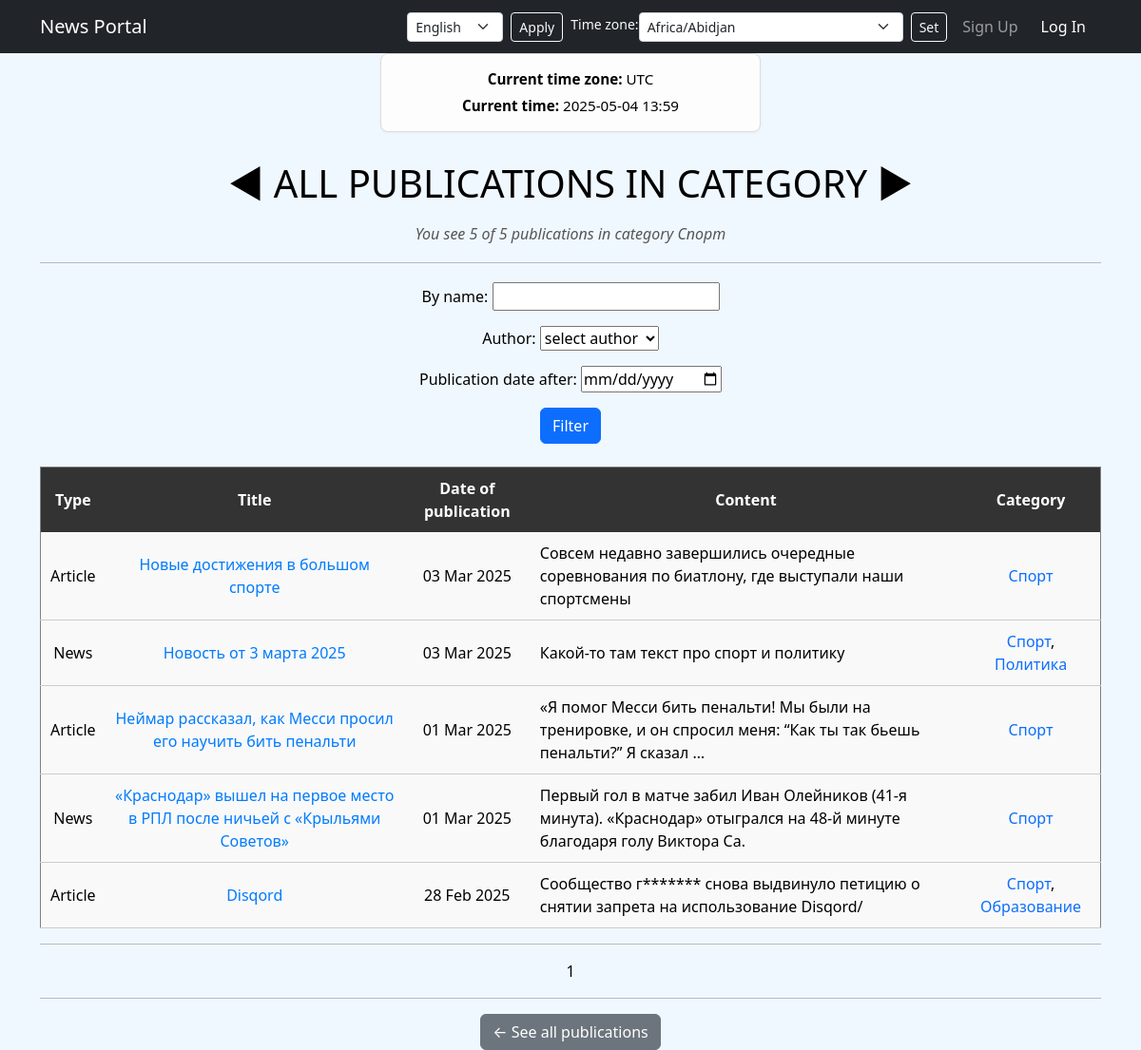
Before: /news/categories/1/ with the older database file.
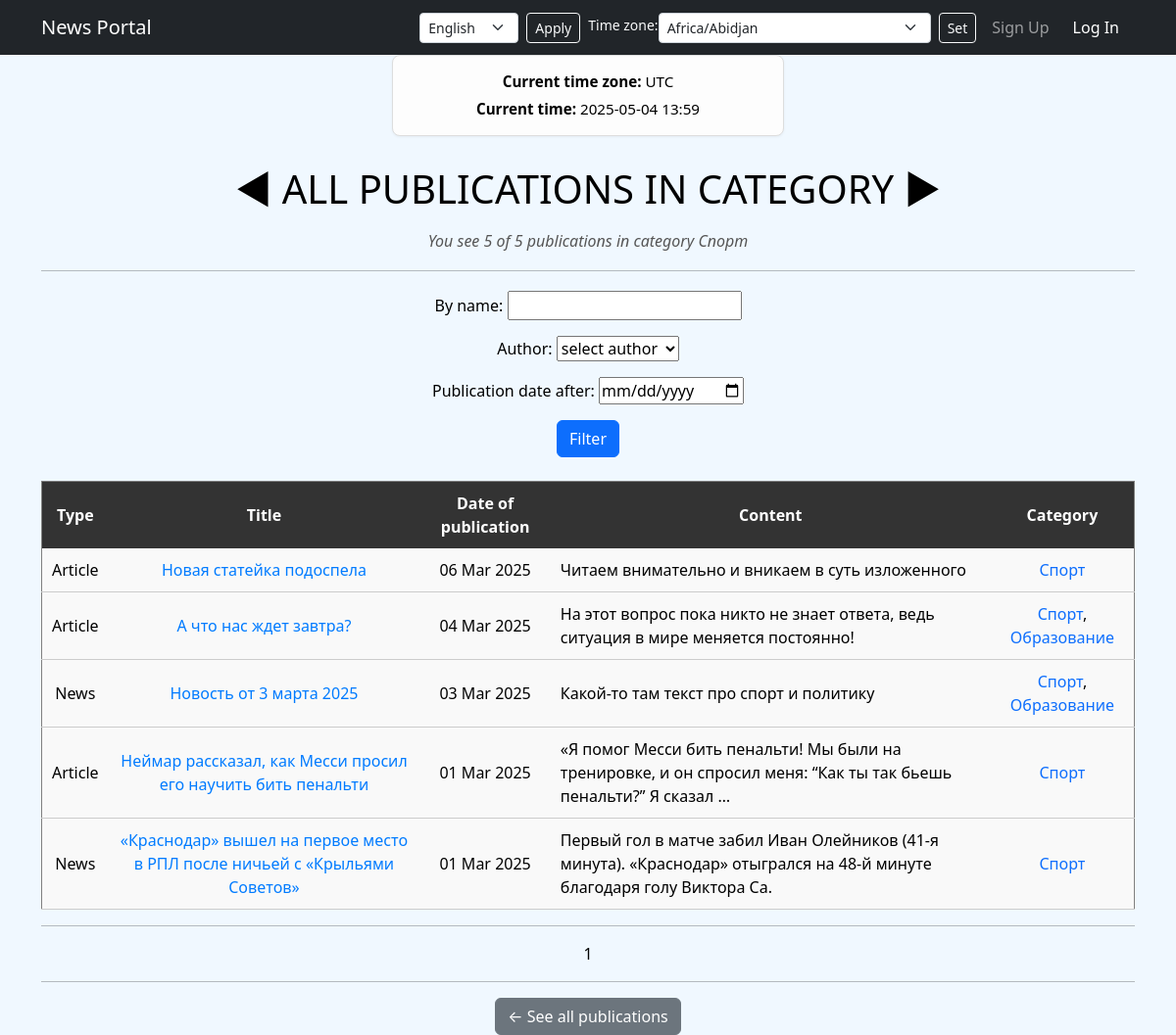
After: the same page with the newer database file.
### news/models.py (models this page shows, shortened)
class Post(models.Model):
    author = models.ForeignKey(
        Author,
        on_delete=models.CASCADE,
        help_text=_('Author of publication'),
        verbose_name=_('Author'),
    )
    ARTICLE = 'AR'
    NEWS = 'NW'
    CATEGORIES = (
        (NEWS, _('News')),
        (ARTICLE, _('Article')),
    )
    publication = models.CharField(
        max_length=2,
        choices=CATEGORIES,
        default=NEWS,
        verbose_name = _('Publication'),
    )
    date_creation = models.DateTimeField(auto_now_add=True, verbose_name=_('Date of publication'))
    post_category = models.ManyToManyField(Category, through='PostCategory')
    title = models.CharField(max_length=256, verbose_name=_('Title'))
    text = models.TextField(verbose_name=_('Text'))
    rating = models.SmallIntegerField(default=0, verbose_name=_('Rating'))
    class Meta:
        verbose_name = _('Publication')
        verbose_name_plural = _('Publications')

class Category(models.Model):
    name_category = models.CharField(
        max_length=64,
        unique=True,
        help_text=_('name category'),
        verbose_name=_('Category Name'),
    )
    subscribers = models.ManyToManyField(User, related_name='categories')
    def __str__(self):
        return f'{self.name_category}'
    class Meta:
        verbose_name = _('Category')
        verbose_name_plural = _('Categories')

### news/views.py (the view)
# urls.py: path('categories/<int:pk>/', CategoryList.as_view(), name='category_news'),
class CategoryList(ListView):
    model = Post
    template_name = 'category_list.html'
    context_object_name = 'category_news'
    paginate_by = 10
    def get_queryset(self):
        self.post_category = get_object_or_404(Category, id=self.kwargs['pk'])
        queryset = Post.objects.filter(post_category=self.post_category).order_by('-date_creation')
        self.filterset = PostFilter(self.request.GET, queryset=queryset)
        return self.filterset.qs
    def get_context_data(self, **kwargs):
        context = super().get_context_data(**kwargs)
        user = self.request.user
        timezone_name = self.request.session.get('django_timezone', 'UTC')
        timezone.activate(pytz.timezone(timezone_name))  # Активируем часовой пояс
        current_time = timezone.now()  # Получаем текущее время
        context.update({
            'category': self.post_category,
            'filterset': self.filterset,
            'is_not_subscriber': user.is_authenticated and user not in self.post_category.subscribers.all(),
            'is_author': user.is_authenticated and user.groups.filter(name='authors').exists(),
            'timezones': pytz.common_timezones,  # Все доступные часовые пояса
            'current_time': current_time  # Добавляем текущее время в контекст
        })
        return context

### news/models.py (called while the page is built)
    def __str__(self):
        return f'{self.authorUser}'

### news/templatetags/custom_filters.py (called while the page is built)
@register.filter()
def censor(value):
    bad_word = ['Искусство', 'Мэр', 'геймеров', 'очко']
    for word in value.split():
        for i in bad_word:
            if i.lower() in word.lower().replace(',.:;/-\\""', ''):
                value = value.replace(i, f"{i[0]}{'*' * (len(i) - 1)}")
    if not isinstance(value, str):
        raise TypeError(f'Filter applied to an unresolved type {type(value)}\nAllowed type str')
    return value

### templates/category_list.html (shortened to what this page needs)
{% extends 'flatpages/default.html' %}
{% load i18n %}
{% load custom_filters %}
{% block content %}
<h1 style="text-align: center; margin-bottom: 20px;">◄ {% trans "ALL PUBLICATIONS IN  CATEGORY" %} ►</h1>
<h6 style="text-align: center; color: #555;"><i>{% trans "You see" %} {{ category_news|length }} {% trans "of" %} {{ paginator.count }} {% trans "publications in category" %} {{ category.name_category }}</i></h6>
<hr style="margin: 20px 0;">
<form method="GET">
    {{ filterset.form.as_p }}
    <button type="submit" class="btn btn-primary">{% trans "Filter" %}</button>
</form>
<br>
{% if category_news %}
<table border="1" cellpadding="10" cellspacing="0" width="100%" style="border-collapse: collapse; text-align: center; background-color: #f9f9f9;">
    <thead style="background-color: #333; font-weight: bold; color: white;">
        <tr>
            <th>{% trans "Type" %}</th>
            <th>{% trans "Title" %}</th>
            <th>{% trans "Date of publication" %}</th>
            <th>{% trans "Content" %}</th>
            <th>{% trans "Category" %}</th>
        </tr>
    </thead>
    <tbody>
        {% for new in category_news %}
        <tr style="border-bottom: 1px solid #ccc; color: black;">
            <td>{{ new.get_publication_display }}</td>
            <td><a href="{% url 'new_detail' new.id %}" style="text-decoration: none; color: #007bff;">{{ new.title }}</a></td>
            <td>{{ new.date_creation|date:'d M Y' }}</td>
            <td style="text-align: left;">{{ new.text|truncatewords:20|censor }}</td>
            <td>
                {% for cat in new.post_category.all %}
                    <a href="{% url 'category_news' cat.id %}" style="text-decoration: none;">{{ cat }}</a>{% if not forloop.last %}, {% endif %}
                {% endfor %}
            </td>
        </tr>
        {% endfor %}
    </tbody>
</table>
{% else %}
<div style="text-align: center; padding: 20px; border: 1px solid #ccc; background-color: #f9f9f9;">
    <h2>{% trans "There are no publications in this category." %} 😔</h2>
</div>
{% endif %}
<hr>
   {{ page_obj.number }}
<hr>
<a href="{% url 'news_list' %}" class="btn btn-secondary">← {% trans "See all publications" %}</a>
{% endblock content %}

Changed rows visible on the page:
no longer on this page (row edited): Post: publication "Article", title "Новые достижения в большом спорте", date_creation "03 Mar 2025", text|censor "Совсем недавно завершились очередные соревнования по биатлону, где выступали наши спортсмены", Category (name_category "Спорт")
no longer on this page (row edited): Post: publication "Article", title "Disqord", date_creation "28 Feb 2025", text|censor "Сообщество г******* снова выдвинуло петицию о снятии запрета на использование Disqord/", Category (name_category "Спорт"), Category (name_category "Образование")
now on this page (row edited): Post: publication "Article", title "Новая статейка подоспела", date_creation "06 Mar 2025", text|censor "Читаем внимательно и вникаем в суть изложенного", Category (name_category "Спорт")
now on this page (row edited): Post: publication "Article", title "А что нас ждет завтра?", date_creation "04 Mar 2025", text|censor "На этот вопрос пока никто не знает ответа, ведь ситуация в мире меняется постоянно!", Category (name_category "Спорт"), Category (name_category "Образование")
changed Post "Новость от 3 марта 2025": loses Category (name_category "Политика"); gains Category (name_category "Образование")
